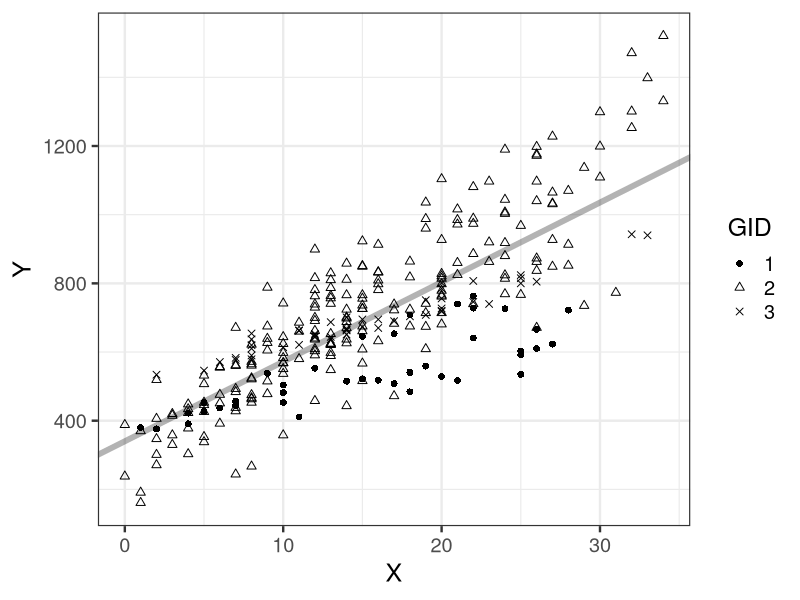
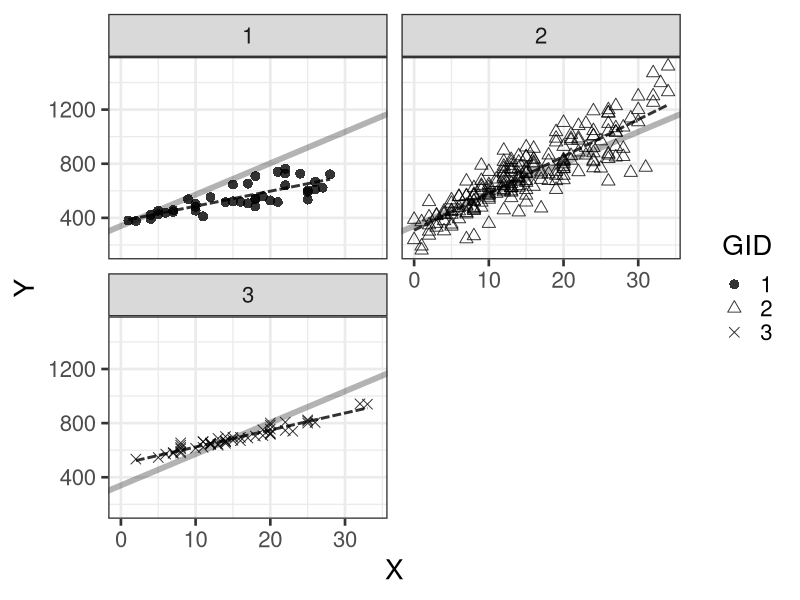

Write the R code that produced these figures, in order.
library(ggplot2)

d <- read.csv(file='input/data-salary-3.txt')
d$GID <- as.factor(d$GID)
res_lm <- lm(Y ~ X, data=d)
coef <- coef(res_lm)

p <- ggplot(d, aes(X, Y, shape=GID)) +
  theme_bw(base_size=18) +
  geom_abline(intercept=coef[1], slope=coef[2], size=2, alpha=0.3) +
  geom_point(size=2) +
  scale_shape_manual(values=c(16, 2, 4, 9)) +
  labs(x='X', y='Y')
ggsave(p, file='output/fig8-5-left.png', dpi=300, w=4, h=3)

p <- ggplot(d, aes(X, Y, shape=GID)) +
  theme_bw(base_size=20) +
  geom_abline(intercept=coef[1], slope=coef[2], size=2, alpha=0.3) +
  facet_wrap(~GID, ncol=2) +
  geom_line(stat='smooth', method='lm', se=FALSE, size=1, color='black', linetype='31', alpha=0.8) +
  geom_point(size=3, alpha=0.8) +
  scale_shape_manual(values=c(16, 2, 4)) +
  labs(x='X', y='Y')
ggsave(p, file='output/fig8-5-right.png', dpi=300, w=6, h=5)
